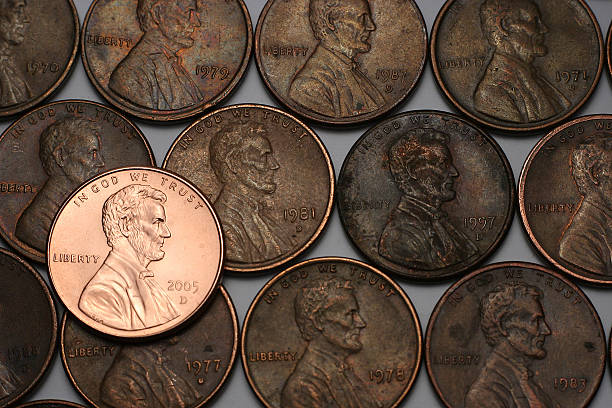
#> input picture tests/overlapping2.jpg, 612 x 408 px
$ python -i coin_detector.py   (imports and definitions only)
#> lines starting #> are read from the running program, lines starting #| are printed output that depends on the picture; after the words box and inside, x2 and y2 are one past the last pixel; in counts of white or black regions, pixels touching at a corner belong together
#> further down, picture is the input picture: shape (408, 612, 3); mean B, G, R 59, 73, 92.4
import cv2
import numpy as np
from dataclasses import dataclass, field
from typing import List, Optional, Tuple
@dataclass
class Coin:
    """Represents a single detected coin."""
    x: int                     # circle centre x (pixels)
    y: int                     # circle centre y (pixels)
    radius: int                # circle radius   (pixels)
    label: str = "unknown"     # coin denomination label
    color_name: str = "unknown"  # dominant color group ("gold", "silver", "copper")
    bgr_mean: Tuple[float, float, float] = field(default_factory=lambda: (0.0, 0.0, 0.0))

@dataclass
class DetectionResult:
    """Full result returned by :meth:`CoinDetector.detect`."""
    coins: List[Coin] = field(default_factory=list)
    annotated_image: Optional[np.ndarray] = None

COIN_TABLE = [
    # label,    color,     min_r,  max_r
    ("dime",    "silver",   0.70,   0.92),
    ("penny",   "copper",   0.75,   1.15),
    ("nickel",  "silver",   0.93,   1.15),
    ("quarter", "silver",   1.10,   1.40),
    ("half",    "silver",   1.35,   1.80),
    ("dollar",  "gold",     1.50,   2.20),
]

# Color group boundaries in HSV space
# Each entry: (name, hue_low, hue_high, sat_low, val_low)
COLOR_GROUPS = [
    # copper / bronze: orange-brown hues
    ("copper",  5,  25, 50,  50),
    # gold: warm yellow hues
    ("gold",   20,  40, 60,  80),
    # silver: low saturation, high value (any hue)
    ("silver",  0, 180,  0, 120),
]


# ---------------------------------------------------------------------------
# Helper functions
# ---------------------------------------------------------------------------

def _bgr_to_color_name(bgr: Tuple[float, float, float]) -> str:
    """
    Map a BGR mean colour to a named colour group
    ('copper', 'gold', 'silver') using HSV thresholds.
    """
    # Convert a single pixel BGR->HSV via OpenCV
    pixel = np.array([[list(bgr)]], dtype=np.uint8)
    hsv = cv2.cvtColor(pixel, cv2.COLOR_BGR2HSV)[0][0]
    h, s, v = int(hsv[0]), int(hsv[1]), int(hsv[2])

    # Check copper first (narrower hue window)
    if 5 <= h <= 25 and s >= 50 and v >= 50:
        return "copper"
    # Gold
    if 20 <= h <= 40 and s >= 60 and v >= 80:
        return "gold"
    # Silver / white-metal (low saturation)
    if s < 60 and v >= 80:
        return "silver"
    # Fallback: classify by brightness
    if v >= 120:
        return "silver"
    return "copper"


def _sample_coin_color(image_bgr: np.ndarray, x: int, y: int, radius: int,
                        sample_fraction: float = 0.6) -> Tuple[float, float, float]:
    """
    Return the mean BGR colour inside a circle, using a circular mask that
    covers *sample_fraction* of the full radius (avoids edge artefacts).
    """
    h, w = image_bgr.shape[:2]
    inner_r = max(1, int(radius * sample_fraction))

    mask = np.zeros((h, w), dtype=np.uint8)
    cv2.circle(mask, (x, y), inner_r, 255, -1)

    mean_bgr = cv2.mean(image_bgr, mask=mask)[:3]
    return (mean_bgr[0], mean_bgr[1], mean_bgr[2])


def _classify_coin(radius: int, color_name: str,
                   median_radius: float,
                   coin_table: list) -> str:
    """
    Return label by matching *radius* against the relative-size table and
    verifying color when the table specifies one.

    Strategy:
    1. Exact match: size range AND color both match.
    2. Color-only match: color matches, pick closest ratio entry.
    3. Size-only fallback: pick the entry whose range contains the ratio.
    4. Closest ratio: pick the entry with the nearest midpoint.
    """
    if median_radius <= 0:
        return "unknown"

    ratio = radius / median_radius

    # 1. Exact match (size range + color)
    for label, color_group, min_r, max_r in coin_table:
        if min_r <= ratio <= max_r and (color_group == color_name or color_group == "any"):
            return label

    # 2. Color matches — pick closest midpoint among color-matching entries
    color_candidates = [(label, (min_r + max_r) / 2)
                        for label, color_group, min_r, max_r in coin_table
                        if color_group == color_name or color_group == "any"]
    if color_candidates:
        return min(color_candidates, key=lambda t: abs(t[1] - ratio))[0]

    # 3. Size-only fallback
    for label, color_group, min_r, max_r in coin_table:
        if min_r <= ratio <= max_r:
            return label

    # 4. Closest ratio overall
    return min(coin_table, key=lambda row: abs((row[2] + row[3]) / 2 - ratio))[0]


# ---------------------------------------------------------------------------
# Main detector class
# ---------------------------------------------------------------------------

class CoinDetector:
    """
    Detect coins in an image using the circular Hough transform and classify
    them by relative size and colour.

    Parameters
    ----------
    coin_table : list, optional
        Classification table.  Defaults to :data:`US_COIN_TABLE`.
    dp : float
        Inverse ratio of the accumulator resolution to the image resolution.
        Higher values speed up processing at the cost of accuracy (default 1.2).
    min_dist_factor : float
        Minimum distance between circle centres as a fraction of the image
        short-side (default 0.3).
    param1 : int
        Upper Canny threshold for the internal edge detector (default 85).
    param2 : int
        Accumulator threshold for circle detection; lower finds more circles
        (default 55).
    min_radius_factor : float
        Minimum circle radius as a fraction of the image short-side (default 0.04).
    max_radius_factor : float
        Maximum circle radius as a fraction of the image short-side (default 0.4).
    blur_ksize : int
        Gaussian blur kernel size applied before Hough detection (default 7).
    median_ksize : int
        Median blur kernel size for salt-and-pepper noise removal (default 3).
    dedupe_dist_factor : float
        Center-distance fraction for duplicate suppression (default 0.8).
    dedupe_radius_factor : float
        Allowed radius difference fraction for duplicates (default 0.4).
    """

    def __init__(
        self,
        coin_table: Optional[list] = None,
        dp: float = 1.2,
        min_dist_factor: float = 0.3,
        param1: int = 85,
        param2: int = 55,
        min_radius_factor: float = 0.04,
        max_radius_factor: float = 0.4,
        blur_ksize: int = 7,
        median_ksize: int = 3,
        dedupe_dist_factor: float = 0.8,
        dedupe_radius_factor: float = 0.4,
    ):
        self.coin_table = coin_table if coin_table is not None else COIN_TABLE
        self.dp = dp
        self.min_dist_factor = min_dist_factor
        self.param1 = param1
        self.param2 = param2
        self.min_radius_factor = min_radius_factor
        self.max_radius_factor = max_radius_factor
        self.blur_ksize = blur_ksize
        self.median_ksize = median_ksize
        self.dedupe_dist_factor = dedupe_dist_factor
        self.dedupe_radius_factor = dedupe_radius_factor

    # ------------------------------------------------------------------
    # Public API
    # ------------------------------------------------------------------

    def _watershed_centers(self, gray: np.ndarray) -> Optional[np.ndarray]:
        """Use thresholding + distance transform + watershed to find coin
        centres. Returns (N,2) array of (x,y) or None if fewer than 1 found."""
        _, thresh = cv2.threshold(gray, 0, 255,
                                  cv2.THRESH_BINARY_INV + cv2.THRESH_OTSU)
        # Remove noise
        kernel = cv2.getStructuringElement(cv2.MORPH_ELLIPSE, (3, 3))
        thresh = cv2.morphologyEx(thresh, cv2.MORPH_OPEN, kernel, iterations=2)

        dist = cv2.distanceTransform(thresh, cv2.DIST_L2, 5)
        _, sure_fg = cv2.threshold(dist, 0.5 * dist.max(), 255, 0)
        sure_fg = sure_fg.astype(np.uint8)

        n_labels, markers = cv2.connectedComponents(sure_fg)
        if n_labels < 2:
            return None
        # Return centroid of each foreground label
        centers = []
        for label in range(1, n_labels):
            ys, xs = np.where(markers == label)
            centers.append([int(xs.mean()), int(ys.mean())])
        return np.array(centers, dtype=int)

    def detect(self, image_source) -> DetectionResult:
        """
        Detect and classify all coins in *image_source*.

        Parameters
        ----------
        image_source : str | numpy.ndarray
            Either a file path to an image or a BGR numpy array.

        Returns
        -------
        DetectionResult
            A dataclass containing the list of :class:`Coin` objects and an
            annotated copy of the image.

        Raises
        ------
        ValueError
            If the image cannot be loaded or has an unexpected format.
        """
        image = self._load_image(image_source)
        gray = self._preprocess(image)
        circles = self._hough_detect(image, gray)

        if circles is None or len(circles) == 0:
            return DetectionResult(coins=[], annotated_image=image.copy())

        coins = self._build_coins(image, circles)
        annotated = self._draw_annotations(image, coins)

        return DetectionResult(coins=coins, annotated_image=annotated)

    # ------------------------------------------------------------------
    # Internal helpers
    # ------------------------------------------------------------------

    def _load_image(self, source) -> np.ndarray:
        if isinstance(source, np.ndarray):
            if source.ndim not in (2, 3):
                raise ValueError("Image array must be 2-D (gray) or 3-D (BGR).")
            return source if source.ndim == 3 else cv2.cvtColor(source, cv2.COLOR_GRAY2BGR)
        img = cv2.imread(str(source))
        if img is None:
            raise ValueError(f"Could not load image from path: {source!r}")
        return img

    def _preprocess(self, image: np.ndarray) -> np.ndarray:
        """Convert to grayscale and reduce noise before Hough detection."""
        gray = cv2.cvtColor(image, cv2.COLOR_BGR2GRAY)
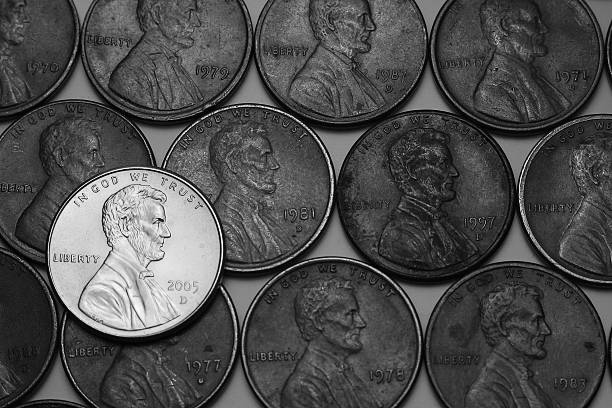
#> gray: shape (408, 612); min 0, max 255, mean 77.2
        median_ksize = self.median_ksize | 1  # ensure odd
        if median_ksize > 1:
            gray = cv2.medianBlur(gray, median_ksize)
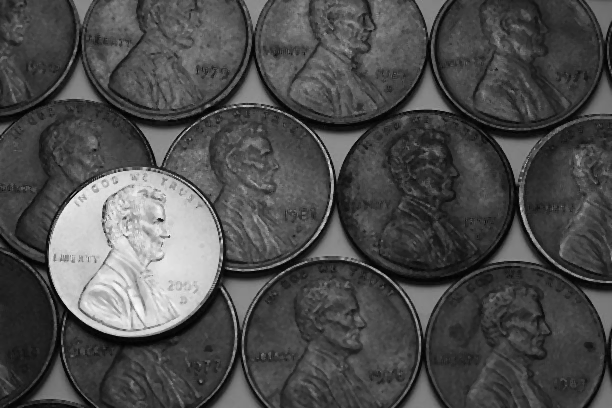
#> gray: shape (408, 612); min 1, max 250, mean 77
            # Second pass: suppress heavy salt-and-pepper noise
            med = cv2.medianBlur(gray, median_ksize)
            noise_mean = float(np.abs(gray.astype(np.int32) - med.astype(np.int32)).mean())
#> noise_mean = 1.89
            if noise_mean > 1.5:
                gray = med
        ksize = self.blur_ksize | 1   # ensure odd
        return cv2.GaussianBlur(gray, (ksize, ksize), 2)
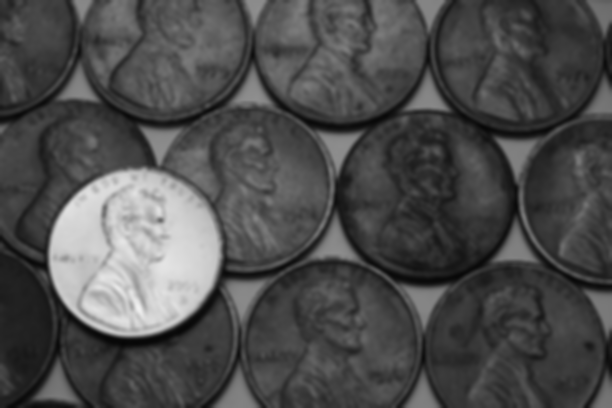
#> returned value: shape (408, 612); min 6, max 241, mean 76.9

    def _hough_detect(self, image: np.ndarray, gray: np.ndarray):
        """Run cv2.HoughCircles, return refined (N, 3) circle array or None."""
        h, w = image.shape[:2]
        short_side = min(h, w)

        min_radius = max(1, int(short_side * self.min_radius_factor))
        max_radius = int(short_side * self.max_radius_factor)

        # Scale param2 down for small images
        param2 = max(10, int(self.param2 * (0.35 + 0.65 * min(1.0, short_side / 317))))

        # Use watershed to estimate a lower-bound on minDist, but cap it
        # so it never exceeds min_radius_factor * short_side (avoids suppressing
        # closely-packed or angled coins where watershed is unreliable)
        ws_centers = self._watershed_centers(gray)
#> in _watershed_centers, `_, thresh = cv2.threshold(gray, 0, 255, cv2.THRESH_BINARY_INV + cv2.TH..`:
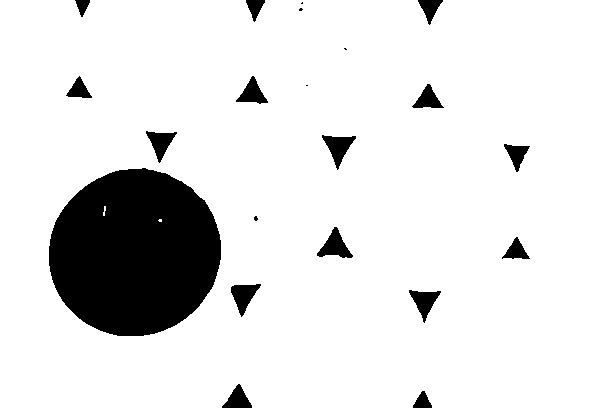
#> thresh: shape (408, 612); 88.7% white; 21 black regions (5 under 20 px), largest, box (x1, y1, x2, y2) and area: (49, 168, 221, 336) 22538, (317, 227, 353, 258) 540, (322, 135, 356, 170) 532
#> in _watershed_centers, `dist = cv2.distanceTransform(thresh, cv2.DIST_L2, 5)`:
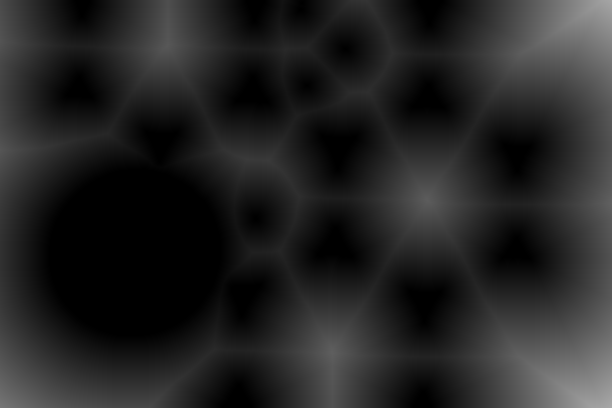
#> dist: shape (408, 612) float32; min 0, max 168.2, mean 36.8
#> in _watershed_centers, `_, sure_fg = cv2.threshold(dist, 0.5 * dist.max(), 255, 0)`:
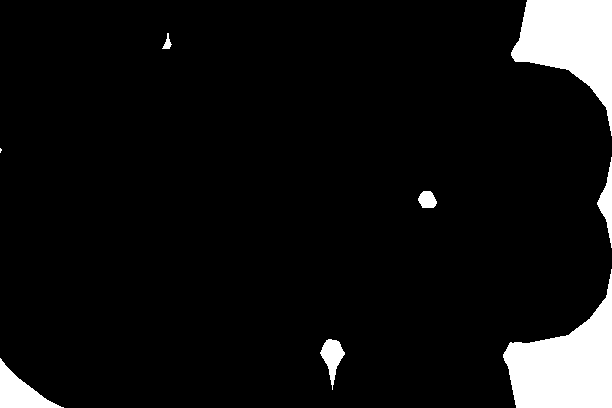
#> sure_fg: shape (408, 612) float32; 7.3% white; 8 white regions (1 under 20 px), largest, box (x1, y1, x2, y2) and area: (503, 269, 612, 408) 8125, (511, 0, 612, 136) 7187, (0, 358, 64, 408) 1358
#> (the rest of the program and of its run is left out)
